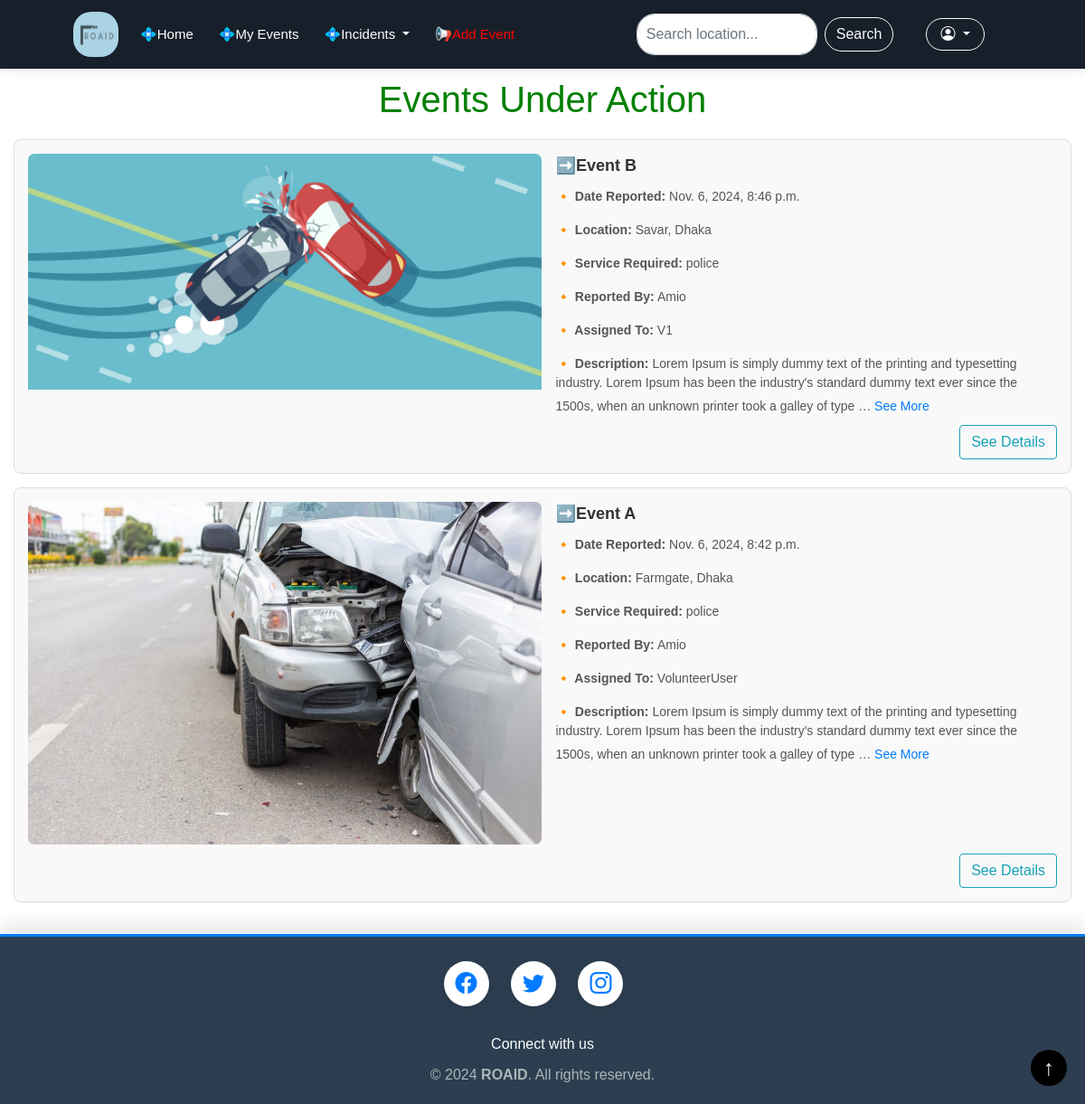
The page /onaction/ on the database as committed earlier.
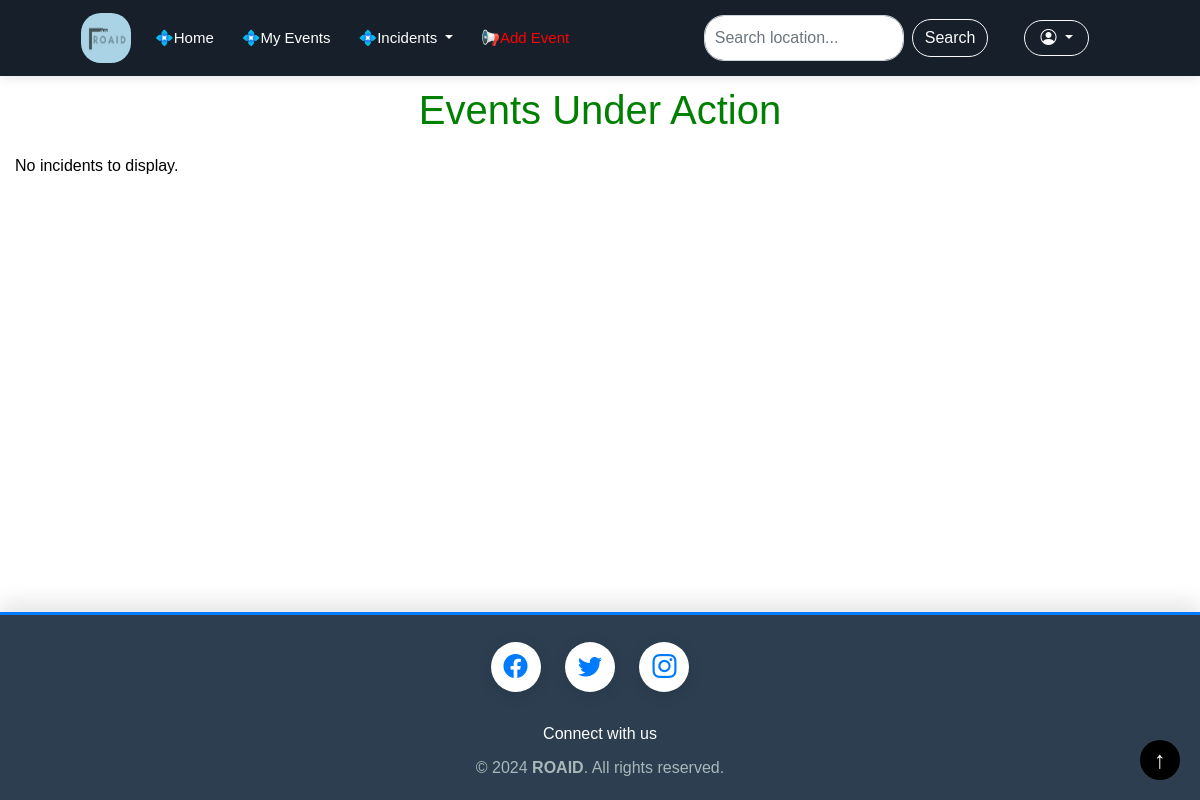
The same page on the database as committed later.
### Volunteer/models.py (models this page shows, shortened)
class Incident(models.Model):
    STATUS_CHOICES = [
        ('No Action', 'No Action'),
        ('On Action', 'On Action'),
        ('Completed', 'Completed'),
    ]
    title = models.CharField(max_length=200)
    description = models.TextField()
    location = models.CharField(max_length=255)
    date_reported = models.DateTimeField(auto_now_add=True)
    status = models.CharField(max_length=20, choices=STATUS_CHOICES, default='No Action')
    reported_by = models.ForeignKey(User, on_delete=models.CASCADE, related_name='reported_incidents', default=None,null=True, blank=True)
    assigned_to = models.ForeignKey(User, on_delete=models.SET_NULL, null=True, blank=True, default= None,
                                    related_name='assigned_incidents')
    service_type = models.CharField(max_length=50,
                                    choices=[('Fire', 'Fire'), ('Police', 'Police'), ('Ambulance', 'Ambulance')],
                                    default='Police')
    image = models.ImageField(blank=True, null=True, upload_to='images/')

### Volunteer/views.py (the view)
# urls.py: path('onaction/', v_views.onaction, name='onaction'),
def onaction(request):
    inc = Incident.objects.filter(status='On Action').order_by('-date_reported')
    context = {'inc': inc}
    return render(request, 'onaction.html', context=context)

### Volunteer/templates/onaction.html (shortened to what this page needs)
{% extends 'common.html' %}
{% load static %}
{% block content %}
<!DOCTYPE html>
<html lang="en">
<head>
    <link rel="stylesheet" href="{% static 'css/homepage.css' %}">
</head>
<body>
    <div class="container">
        <h1 class="title" style="padding-top: 10px;color: green">Events Under Action</h1>
        {% for incident in inc %}
        <div class="incident-card">
            <div class="incident-content">
                <div class="incident-image-container">
                    {% if incident.image %}
                        <img src="{{ incident.image.url }}" alt="Incident Image" class="incident-image">
                    {% else %}
                        <img src="{% static 'images/ROAID.png' %}" alt="Incident Image" class="incident-image">
                    {% endif %}
                </div>
                <div class="incident-info">
                    <div class="incident-header">
                        ➡️{{ incident.title }}
                    </div>
                    <div class="incident-details">
                        <p><strong>🔸 Date Reported:</strong> {{ incident.date_reported }}</p>
                        <p><strong>🔸 Location:</strong> {{ incident.location }}</p>
                        <p><strong>🔸 Service Required:</strong> {{ incident.service_type }}</p>
                        <p><strong>🔸 Reported By:</strong> {{ incident.reported_by }}</p>
                        <p><strong>🔸 Assigned To:</strong> {{ incident.assigned_to }}</p>
                    </div>
                    <div class="incident-description">
                        <strong>🔸 Description:</strong>
                        <span class="description-text" data-full-text="{{ incident.description }}">
                            {{ incident.description|truncatechars:200 }}
                        </span>
                        {% if incident.description|length > 200 %}
                            <button class="see-more-btn">See More</button>
                        {% endif %}
                    </div>
                </div>
            </div>
            <div class="button-container">
                <a href="{% url 'event_details' incident.id %}" class="btn btn-outline-info" style="text-decoration: none;">See Details</a>
            </div>
        </div>
        {% empty %}
        <p>No incidents to display.</p>
        {% endfor %}
    </div>
</body>
</html>
{% endblock %}

Rows that differ between the two databases and show on the page:
removed Incident: image (picture), title "Event B", date_reported "Nov. 6, 2024, 8:46 p.m.", location "Savar, Dhaka", service_type "police", reported_by "Amio", assigned_to "V1", description "Lorem Ipsum is simply dummy text of the printing and typesetting industry. Lorem Ipsum has been the industry's standard dummy text ever since the 1500s, when an unknown printer took a galley of type …", shows "See More"
removed Incident: image (picture), title "Event A", date_reported "Nov. 6, 2024, 8:42 p.m.", location "Farmgate, Dhaka", service_type "police", reported_by "Amio", assigned_to "VolunteerUser", description "Lorem Ipsum is simply dummy text of the printing and typesetting industry. Lorem Ipsum has been the industry's standard dummy text ever since the 1500s, when an unknown printer took a galley of type …", shows "See More"
Other text that changed with them:
text now shown: "No incidents to display."
